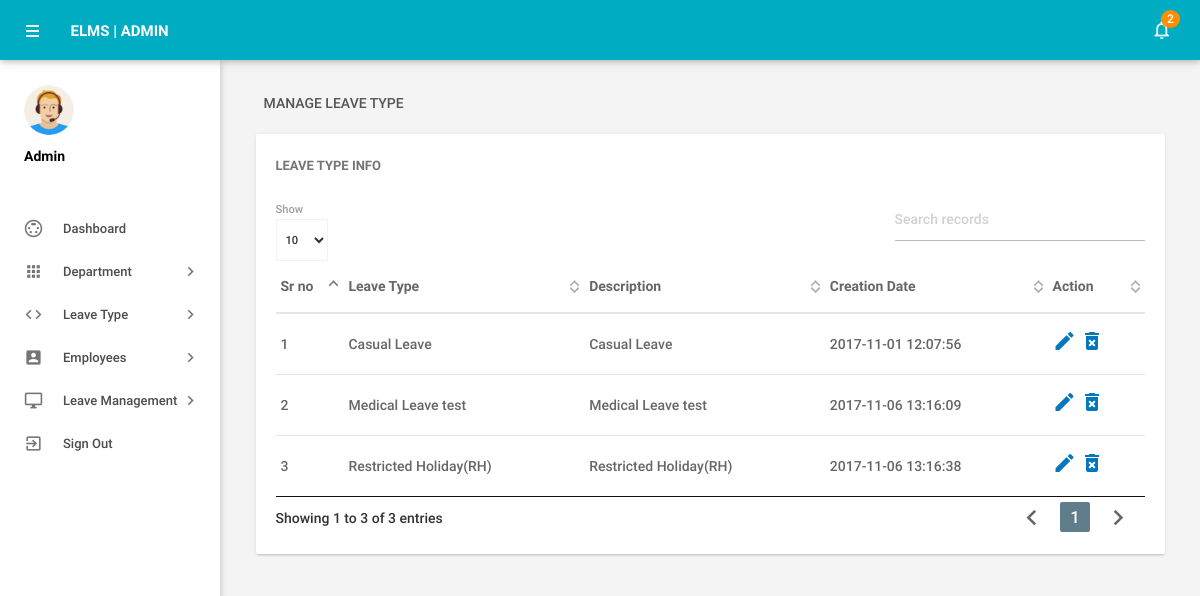
The page /admin/manageleavetype.php (signed in) on the database as committed earlier.
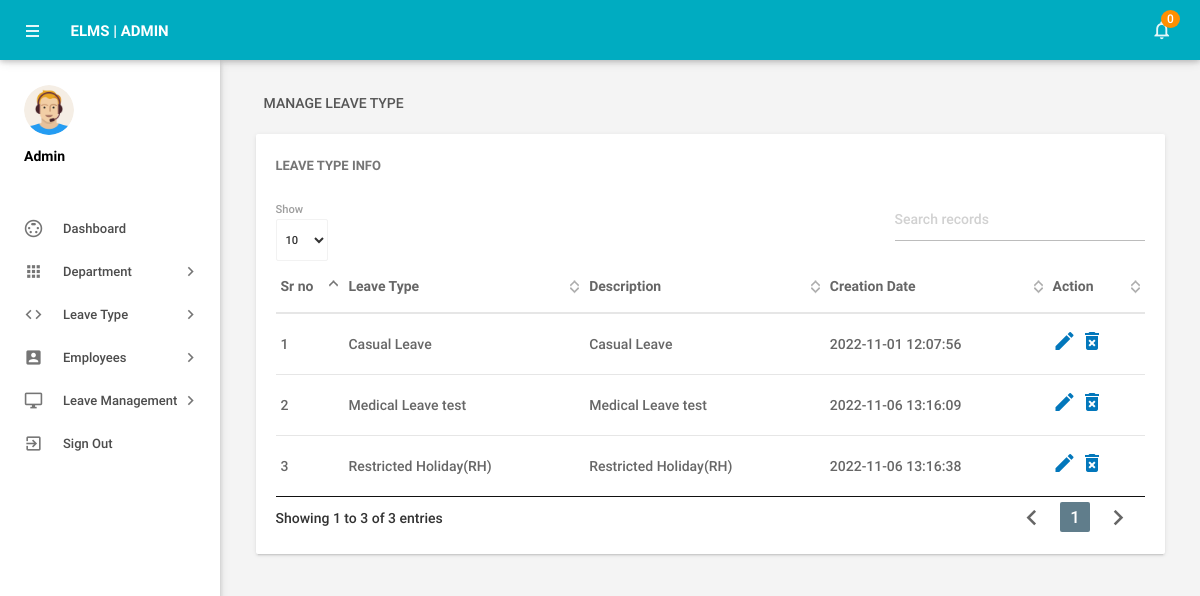
The same page on the database as committed later.
### tables this page shows
CREATE TABLE `tblleavetype` (
  `id` int(11) NOT NULL,
  `LeaveType` varchar(200) DEFAULT NULL,
  `Description` mediumtext DEFAULT NULL,
  `CreationDate` timestamp NOT NULL DEFAULT current_timestamp()
);

### admin/manageleavetype.php (the view, shortened to what this page needs)
<?php
include('includes/config.php');
if(strlen($_SESSION['alogin'])==0)
    {
header('location:index.php');
}
else{
 ?>
<!DOCTYPE html>
<html lang="en">
    <head>
        <link type="text/css" rel="stylesheet" href="../assets/plugins/materialize/css/materialize.min.css"/>
        <link href="../assets/plugins/material-preloader/css/materialPreloader.min.css" rel="stylesheet">
        <link href="../assets/plugins/datatables/css/jquery.dataTables.min.css" rel="stylesheet">
        <link href="../assets/css/alpha.min.css" rel="stylesheet" type="text/css"/>
        <link href="../assets/css/custom.css" rel="stylesheet" type="text/css"/>
    </head>
    <body>
       <?php include('includes/header.php');?>
       <?php include('includes/sidebar.php');?>
            <main class="mn-inner">
                <div class="row">
                    <div class="col s12">
                        <div class="page-title">Manage Leave Type</div>
                    </div>
                    <div class="col s12 m12 l12">
                        <div class="card">
                            <div class="card-content">
                                <span class="card-title">Leave Type Info</span>
                                <table id="example" class="display responsive-table ">
                                    <thead>
                                        <tr>
                                            <th>Sr no</th>
                                            <th>Leave Type</th>
                                            <th>Description</th>
                                            <th>Creation Date</th>
                                            <th>Action</th>
                                        </tr>
                                    </thead>
                                    <tbody>
<?php $sql = "SELECT * from tblleavetype";
$query = $dbh -> prepare($sql);
$query->execute();
$results=$query->fetchAll(PDO::FETCH_OBJ);
$cnt=1;
if($query->rowCount() > 0)
{
foreach($results as $result)
{               ?>
                                        <tr>
                                            <td> <?php echo htmlentities($cnt);?></td>
                                            <td><?php echo htmlentities($result->LeaveType);?></td>
                                            <td><?php echo htmlentities($result->Description);?></td>
                                            <td><?php echo htmlentities($result->CreationDate);?></td>
                                            <td><a href="editleavetype.php?lid=<?php echo htmlentities($result->id);?>"><i class="material-icons">mode_edit</i></a>
                                            <a href="manageleavetype.php?del=<?php echo htmlentities($result->id);?>" onclick="return confirm('Do you want to delete');"> <i class="material-icons">delete_forever</i></a> </td>
                                        </tr>
                                         <?php $cnt++;} }?>
                                    </tbody>
                                </table>
                            </div>
                        </div>
                    </div>
                </div>
            </main>
        </div>
        <div class="left-sidebar-hover"></div>
    </body>
</html>
<?php } ?>

### admin/includes/header.php (shortened to what this page needs)
        <div class="mn-content fixed-sidebar">
            <header class="mn-header navbar-fixed">
                <nav class="cyan darken-1">
                    <div class="nav-wrapper row">
                        <section class="material-design-hamburger navigation-toggle">
                            <a href="#" data-activates="slide-out" class="button-collapse show-on-large material-design-hamburger__icon">
                                <span class="material-design-hamburger__layer"></span>
                            </a>
                        </section>
                        <div class="header-title col s3">
                            <span class="chapter-title">ELMS | Admin</span>
                        </div>
                        <ul class="right col s9 m3 nav-right-menu">
                            <li class="hide-on-small-and-down"><a href="javascript:void(0)" data-activates="dropdown1" class="dropdown-button dropdown-right show-on-large"><i class="material-icons">notifications_none</i>
<?php
$isread=0;
$sql = "SELECT id from tblleaves where IsRead=:isread";
$query = $dbh -> prepare($sql);
$query->bindParam(':isread',$isread,PDO::PARAM_STR);
$query->execute();
$unreadcount=$query->rowCount();?>
                                <span class="badge"><?php echo htmlentities($unreadcount);?></span></a></li>
                        </ul>
                    </div>
                </nav>
            </header>

Rows that differ between the two databases and show on the page:
changed tblleavetype "Casual Leave": CreationDate "2017-11-01 12:07:56" → "2022-11-01 12:07:56"
changed tblleavetype "Medical Leave test": CreationDate "2017-11-06 13:16:09" → "2022-11-06 13:16:09"
changed tblleavetype "Restricted Holiday(RH)": CreationDate "2017-11-06 13:16:38" → "2022-11-06 13:16:38"
Other text that changed with them:
$unreadcount: "2" → "0"
